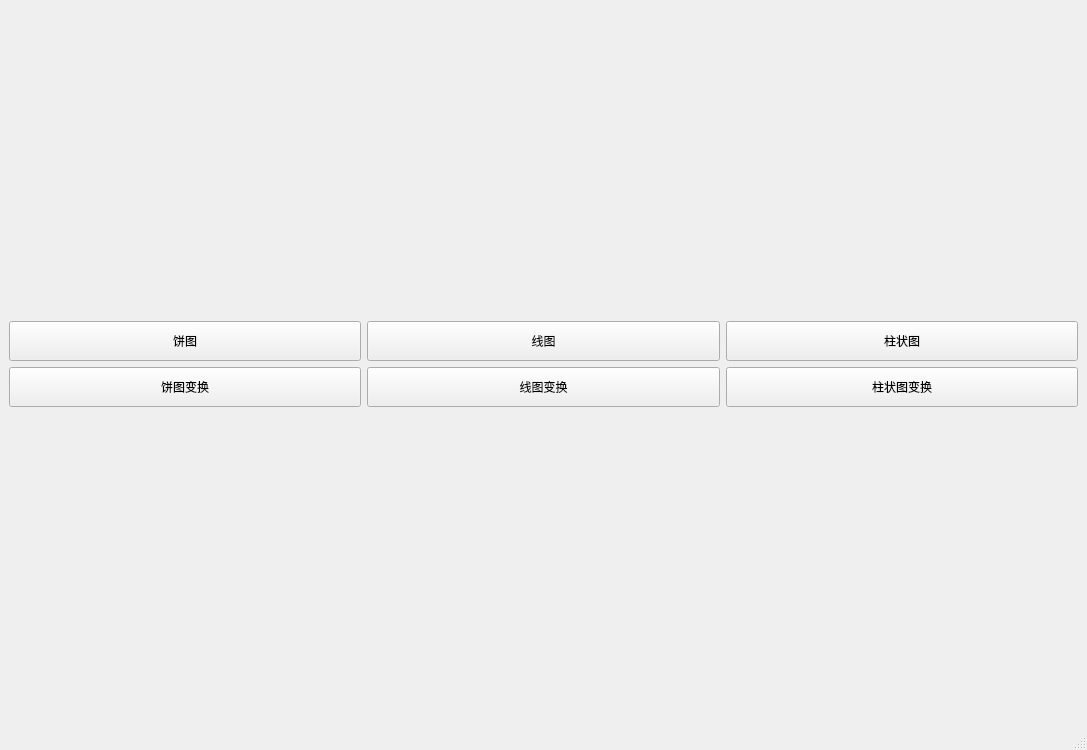
<?xml version="1.0" encoding="UTF-8"?>
<ui version="4.0">
 <class>MainWindow</class>
 <widget class="QMainWindow" name="MainWindow">
  <property name="geometry">
   <rect>
    <x>0</x>
    <y>0</y>
    <width>1087</width>
    <height>750</height>
   </rect>
  </property>
  <property name="windowTitle">
   <string>MainWindow</string>
  </property>
  <widget class="QWidget" name="centralwidget">
   <layout class="QGridLayout" name="gridLayout_2">
    <item row="0" column="0">
     <layout class="QVBoxLayout" name="verticalLayout"/>
    </item>
    <item row="0" column="1">
     <layout class="QVBoxLayout" name="verticalLayout_2"/>
    </item>
    <item row="0" column="2">
     <layout class="QVBoxLayout" name="verticalLayout_3"/>
    </item>
    <item row="1" column="0" colspan="3">
     <layout class="QGridLayout" name="gridLayout">
      <item row="0" column="2">
       <widget class="QPushButton" name="pushButton_3">
        <property name="minimumSize">
         <size>
          <width>0</width>
          <height>40</height>
         </size>
        </property>
        <property name="text">
         <string>柱状图</string>
        </property>
       </widget>
      </item>
      <item row="0" column="1">
       <widget class="QPushButton" name="pushButton_2">
        <property name="minimumSize">
         <size>
          <width>40</width>
          <height>40</height>
         </size>
        </property>
        <property name="text">
         <string>线图</string>
        </property>
       </widget>
      </item>
      <item row="0" column="0">
       <widget class="QPushButton" name="pushButton">
        <property name="minimumSize">
         <size>
          <width>0</width>
          <height>40</height>
         </size>
        </property>
        <property name="text">
         <string>饼图</string>
        </property>
       </widget>
      </item>
      <item row="1" column="0">
       <widget class="QPushButton" name="pushButton_4">
        <property name="minimumSize">
         <size>
          <width>0</width>
          <height>40</height>
         </size>
        </property>
        <property name="text">
         <string>饼图变换</string>
        </property>
       </widget>
      </item>
      <item row="1" column="1">
       <widget class="QPushButton" name="pushButton_5">
        <property name="minimumSize">
         <size>
          <width>0</width>
          <height>40</height>
         </size>
        </property>
        <property name="text">
         <string>线图变换</string>
        </property>
       </widget>
      </item>
      <item row="1" column="2">
       <widget class="QPushButton" name="pushButton_6">
        <property name="minimumSize">
         <size>
          <width>0</width>
          <height>40</height>
         </size>
        </property>
        <property name="text">
         <string>柱状图变换</string>
        </property>
       </widget>
      </item>
     </layout>
    </item>
   </layout>
  </widget>
  <widget class="QMenuBar" name="menubar">
   <property name="geometry">
    <rect>
     <x>0</x>
     <y>0</y>
     <width>1087</width>
     <height>26</height>
    </rect>
   </property>
  </widget>
  <widget class="QStatusBar" name="statusbar"/>
 </widget>
 <resources/>
 <connections/>
</ui>
